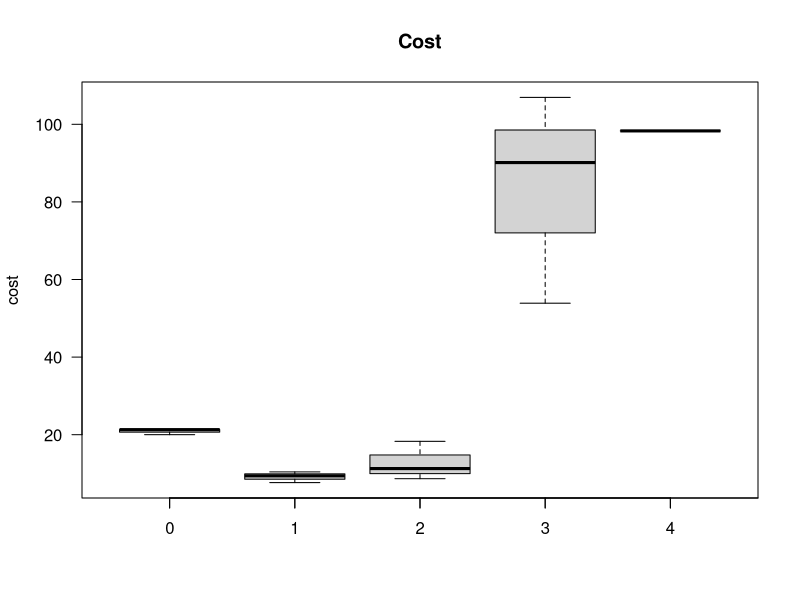
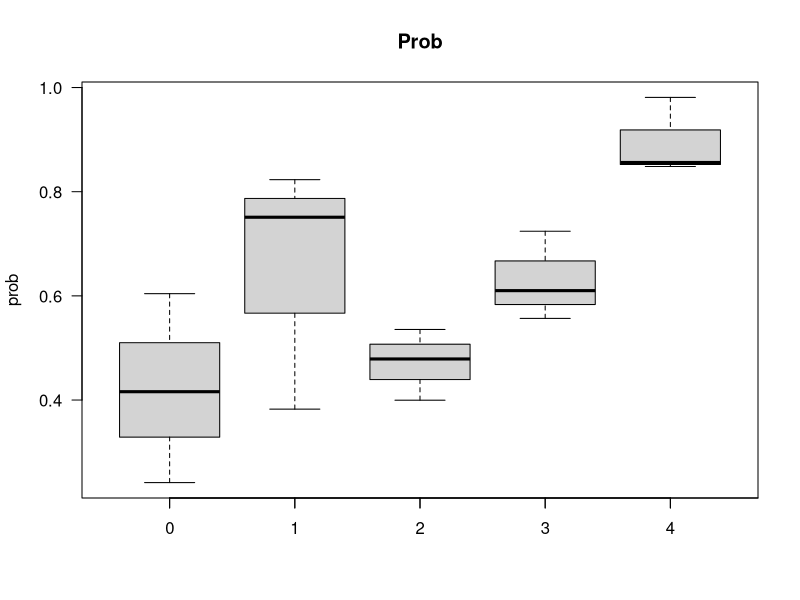
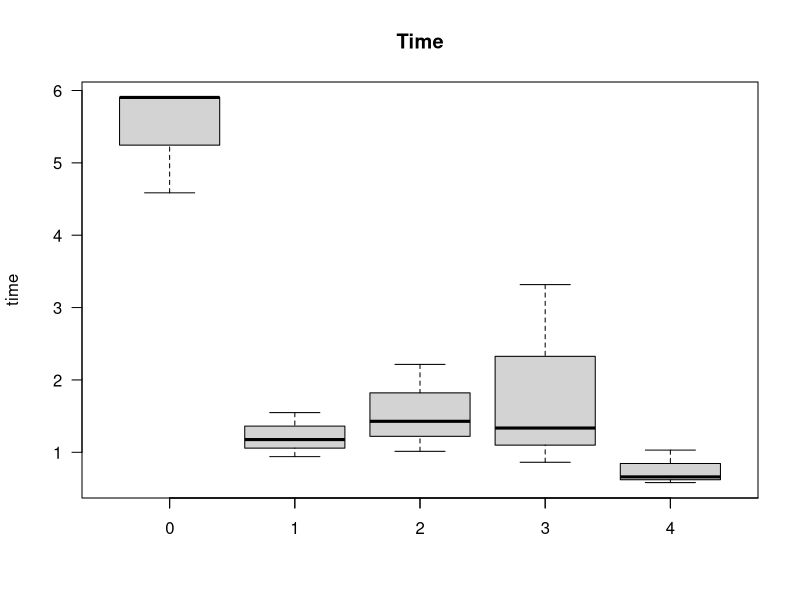
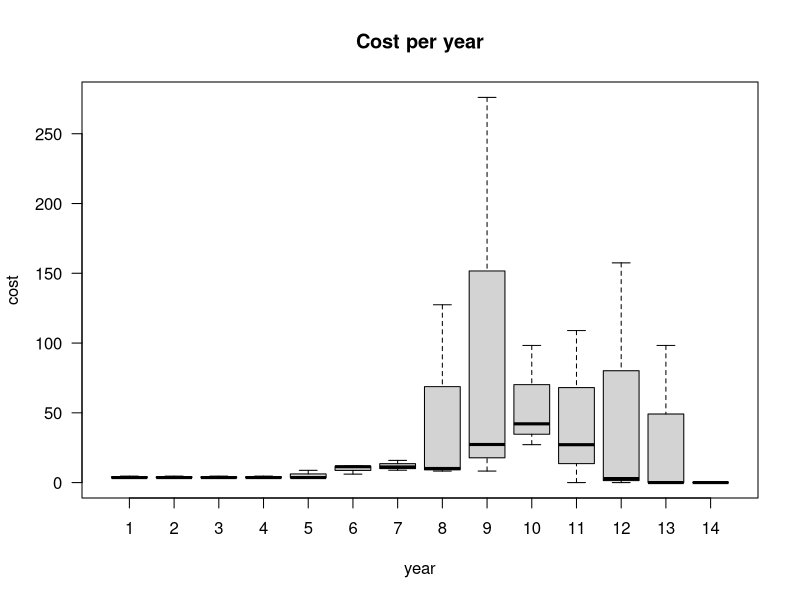
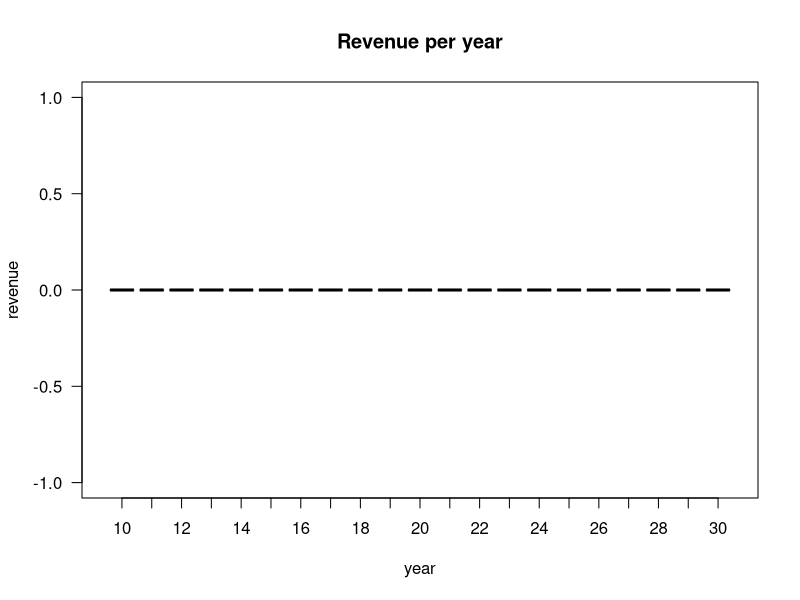

The R source for these figures, in order:
set.seed(2)
N = 3

# Sample: Discount rate
discount.rate <- runif(N, 0.09, 0.24)

# Sample: Pre-clinical
time    <- runif(N, min=4.3, max=6)
prob    <- runif(N, min=0.175, max=0.69)
cost    <- runif(N, min=19, max=23.2)
revenue <- rep(0, N)
pc      <- data.frame(time, cost, prob, revenue, discount.rate)
pc$timeto <- 0

# Sample: Phase 1
time    <- runif(N, min=0.75, max=1.8)
prob    <- runif(N, min=0.25, max=0.837)
cost    <- runif(N, min=7.3, max=12)
revenue <- rep(0, N)
p1      <- data.frame(time, cost, prob, revenue, discount.rate)
p1$timeto <- pc$timeto + pc$time

# Sample: Phase 2
time    <- runif(N, min=0.75, max=2.5)
prob    <- runif(N, min=0.34, max=0.74)
cost    <- runif(N, min=7.12, max=18.72)
revenue <- rep(0, N)
p2      <- data.frame(time, cost, prob, revenue, discount.rate)
p2$timeto <- p1$timeto + p1$time

# Sample: Phase 3
time    <- runif(N, min=0.83, max=3.9)
prob    <- runif(N, min=0.314, max=0.786)
cost    <- runif(N, min=26.88, max=121.68)
revenue <- rep(0, N)
p3      <- data.frame(time, cost, prob, revenue, discount.rate)
p3$timeto <- p2$timeto + p2$time

# Sample: Phase 4
time    <- runif(N, min=0.5, max=1.04)
prob    <- runif(N, min=0.83, max=0.99)
cost    <- rep(98.297168, N)
revenue <- rep(0, N)
p4      <- data.frame(time, cost, prob, revenue, discount.rate)
p4$timeto <- p3$timeto + p3$time


# Summarize
boxplot(pc$cost, p1$cost, p2$cost, p3$cost, p4$cost, ylab='cost', las=2, main='Cost')
axis(1, at=seq(1,7), labels=seq(0,6))
boxplot(pc$prob, p1$prob, p2$prob, p3$prob, p4$prob, ylab='prob', las=2, main='Prob')
axis(1, at=seq(1,7), labels=seq(0,6))
boxplot(pc$time, p1$time, p2$time, p3$time, p4$time, ylab='time', las=2, main='Time')
axis(1, at=seq(1,7), labels=seq(0,6))


# Make prop specific data frames
cost    <- data.frame(pc=pc$cost, p1=p1$cost, p2=p2$cost, p3=p3$cost, p4=p4$cost)
prob    <- data.frame(pc=pc$prob, p1=p1$prob, p2=p2$prob, p3=p3$prob, p4=p4$prob)
time    <- data.frame(pc=pc$time, p1=p1$time, p2=p2$time, p3=p3$time, p4=p4$time)
revenue <- data.frame(pc=pc$revenue, p1=p1$revenue, p2=p2$revenue, p3=p3$revenue, p4=p4$revenue)
timeto  <- data.frame(pc$timeto, p1$timeto, p2$timeto, p3$timeto, p4$timeto)


# TODO: Does not work for prob cuz of product rather than sum!
propAtYear <- function(n, prop, time, timeto) {
  unit      <- prop / time
  ongoing   <- n <= floor(time + timeto) & n >= timeto
  last      <- n == ceiling(timeto + time)
  remainder <- prop - unit * floor(time)
  (ongoing * unit) + (last * remainder)
}
sumPropAtYear <- function(n, prop, time, timeto) {
  apply(propAtYear(n, prop, time, timeto), 1, sum)
}
propPerYear <- function(start, years, prop, time, timeto) {
  df <- data.frame()
  for (year in start:(start+years-1)) {
    subject <- 1:nrow(prop)
    value   <- sumPropAtYear(year, prop, time, timeto)
    df <- rbind(df, data.frame(subject=subject, year=year, value=value))
  }
  df
}

# Plot: cost per year
cpy <- propPerYear(1, 14, cost, time, timeto)
boxplot(cpy$value ~ cpy$year, xlab='year', ylab='cost', las=1, main='Cost per year')

# Plot: revenue per year
rpy <- propPerYear(10, 21, revenue, time, timeto)
boxplot(rpy$value ~ rpy$year, xlab='year', ylab='revenue', las=1, main='Revenue per year')
